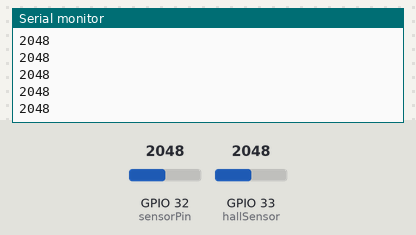
Recording of a sketch running on a simulated ESP32. On the bench: the last lines printed to the serial monitor. Inputs (shaded band) come from the test bench; at power-on: GPIO 32 (sensorPin) = 2048, GPIO 33 (hallSensor) = 2048.

Above: at 1.2 s.
1.3 s: GPIO 32 (sensorPin) set to 2866
At 1.32 s:
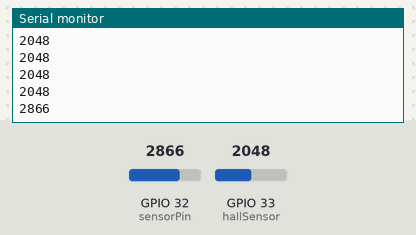
2.8 s: GPIO 32 (sensorPin) set to 3603
At 2.83 s:
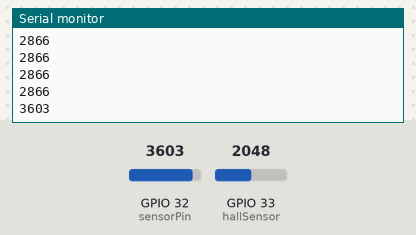
Timing chart, 0 to 5.8 s (numbered marks = the images above; inputs shaded):
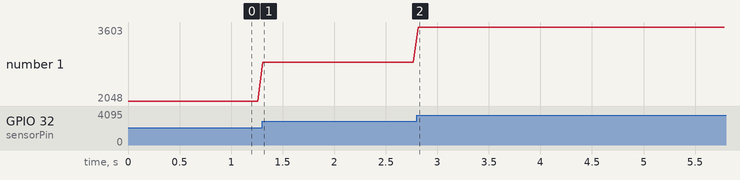

Measured:
- after the input at 1.3 s, the serial monitor: prints a new line at once (image 1)
- after the input at 2.8 s, the serial monitor: prints a new line at once (image 2)
- plotted number 1: 2048 → 2866 after the input at 1.3 s, 2866 → 3603 after the input at 2.8 s

The sketch:

Reagenzglaslaeufer_0.1.0.ino
```cpp
// Reagenzglasläufer

// Christian Schormair christianschormair@gmx.de christian.schormair@tum.de


//Sensor optical Opt101, orange cable
#define sensorPin 32
int sensorVal = 0;

//Hall Sensor
const int hallSensor = 33;
int hallVal = 0;

// Define stepper motor connections:
#define dirPin 18
const int stepPin = 19; //black cable (blue)


//Steppermotor
//https://randomnerdtutorials.com/esp32-pwm-arduino-ide/
//https://www.makerguides.com/tb6600-stepper-motor-driver-arduino-tutorial/


void setup() {
  Serial.begin(115200);
  pinMode(sensorPin, INPUT);
  pinMode(hallSensor, INPUT);
}

void loop() {

  sensorVal = analogRead(sensorPin);
//Serial.print("opt101: ");
Serial.print(sensorVal);
  Serial.println(""); //diese Zeie nach dem Testen löschen
//Serial.print("   ");

  hallVal = analogRead(hallSensor);
//  Serial.print("hall: ");
//  Serial.println(hallVal);
  delay(50);
}
```
